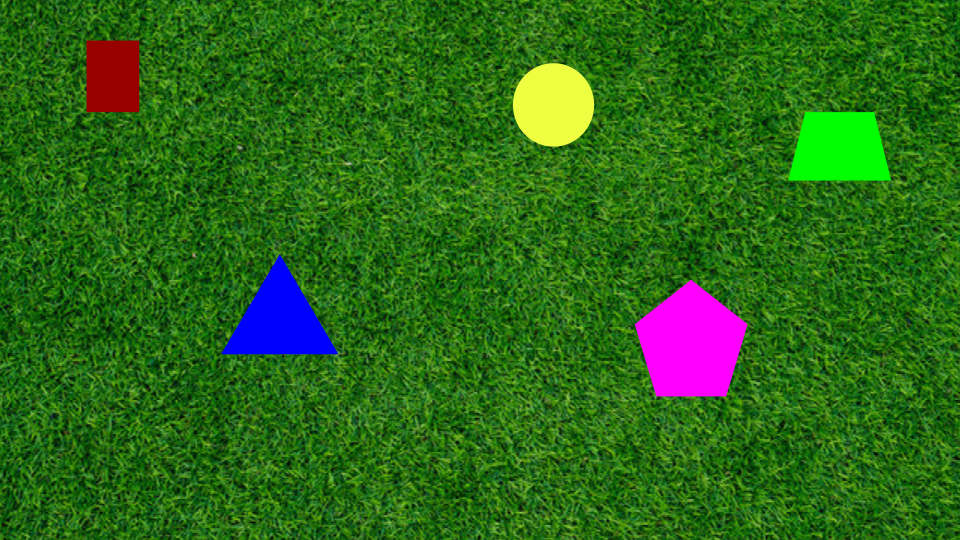
#> input picture Assets/Part_1.png, 960 x 540 px
$ python -i detection.py   (imports and definitions only)
#> lines starting #> are read from the running program, lines starting #| are printed output that depends on the picture; after the words box and inside, x2 and y2 are one past the last pixel; in counts of white or black regions, pixels touching at a corner belong together
#> further down, picture is the input picture: shape (540, 960, 3); mean B, G, R 24.5, 104.6, 44
"""ROS-independent Part 4 detection; pixel geometry assumes original video resolution."""
import cv2
import numpy as np

def detect_gray(frame):
    gray = cv2.cvtColor(frame, cv2.COLOR_BGR2GRAY)

    gray_blur = cv2.medianBlur(gray, 11)

    gray_float = gray.astype(np.float32)
    gray_blur_float = gray_blur.astype(np.float32)

    gray_detail = np.abs(gray_float - gray_blur_float)

    gray_texture = cv2.boxFilter(gray_detail, -1, (9, 9))
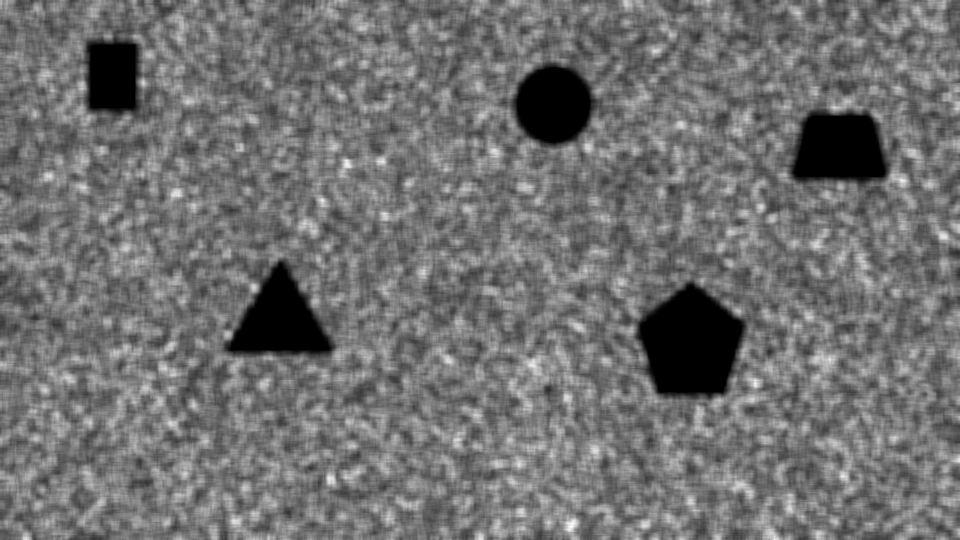
#> gray_texture: shape (540, 960) float32; min 0, max 33.51, mean 14.8; drawn with min black and max white

    gray_mask = (gray_texture < 3).astype(np.uint8) * 255
#> gray_mask: shape (540, 960); 4.9% white; 5 white regions, box (x1, y1, x2, y2) and area: (640, 284, 744, 395) 8007, (793, 114, 886, 180) 4949, (228, 263, 331, 353) 4889, (516, 67, 591, 144) 4430, (88, 43, 136, 111) 3000

    gray_mask = cv2.GaussianBlur(gray_mask, (11, 11), 3)
    _, gray_mask = cv2.threshold(
        gray_mask, 200, 255, cv2.THRESH_BINARY
    )
#> gray_mask: shape (540, 960); 4.3% white; 5 white regions, box (x1, y1, x2, y2) and area: (642, 287, 740, 392) 7283, (796, 117, 883, 178) 4354, (232, 267, 327, 350) 4229, (519, 69, 589, 141) 3926, (91, 45, 134, 108) 2531

    kernel = cv2.getStructuringElement(cv2.MORPH_ELLIPSE, (7, 7))
    gray_mask = cv2.dilate(gray_mask, kernel, iterations=1)
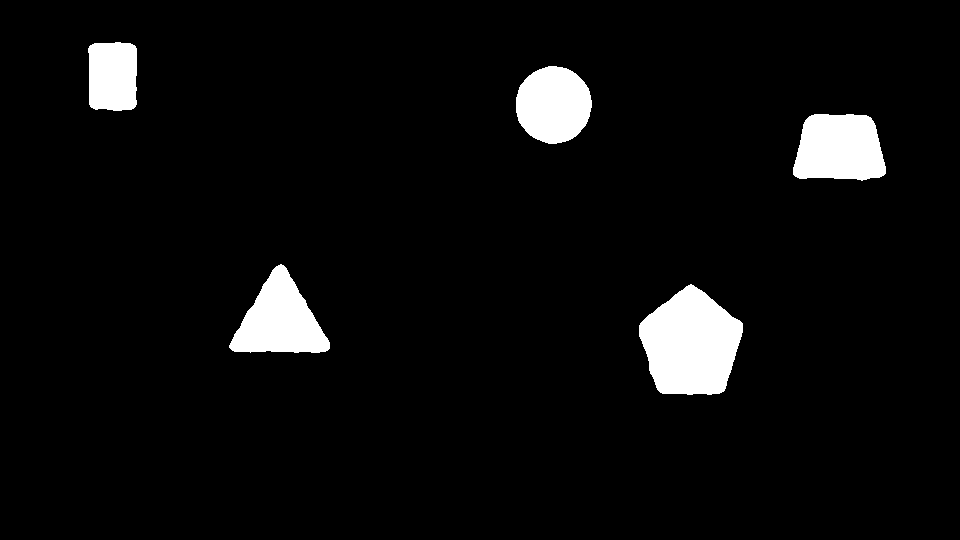
#> gray_mask: shape (540, 960); 5.1% white; 5 white regions

    contours, _ = cv2.findContours(
        gray_mask,
        cv2.RETR_EXTERNAL,
        cv2.CHAIN_APPROX_SIMPLE
    )
#> contours = 5 contours; box (x1, y1, x2, y2) and area: (639, 284, 743, 395) 8114, (793, 114, 886, 181) 5036, (229, 264, 330, 353) 4984, (516, 66, 592, 144) 4504, (88, 42, 137, 111) 3052

    gray_outline = np.zeros_like(gray_mask)
    gray_overlay = frame.copy()

    for contour in contours:
        if cv2.contourArea(contour) < 1044:
            continue

        cv2.drawContours(gray_outline, [contour], -1, 255, 2)
        cv2.drawContours(gray_overlay, [contour], -1, (0, 255, 0), 2)
#> this loop made 5 passes
#> gray_outline: shape (540, 960); 0.89% white; 5 white regions, box (x1, y1, x2, y2) and area: (638, 283, 744, 396) 1158, (228, 263, 331, 354) 1034, (792, 113, 887, 182) 907, (515, 65, 593, 145) 822, (87, 41, 138, 112) 687
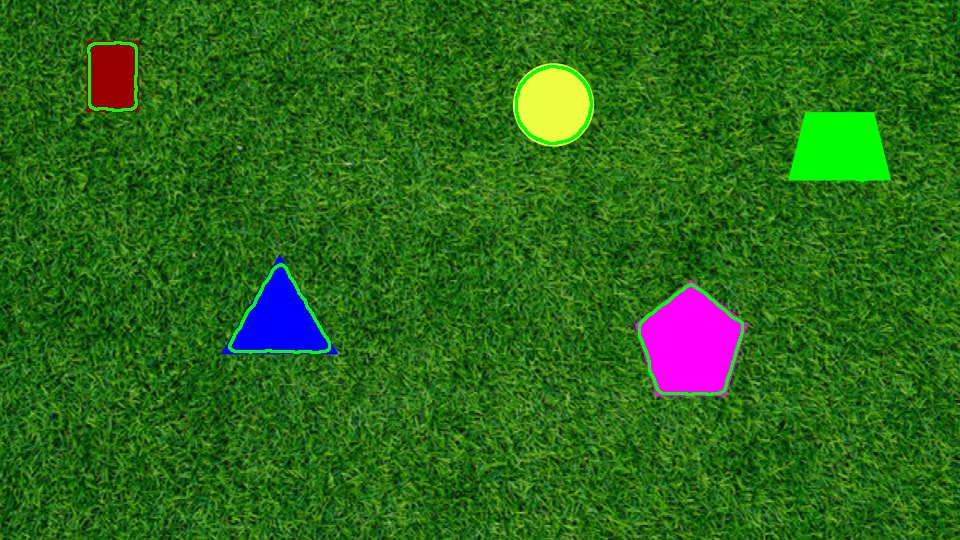
#> gray_overlay: shape (540, 960, 3); 0.72% of pixels changed, all inside (x1, y1, x2, y2) = (87, 41, 868, 396)

    return gray_outline, gray_overlay

def detect_colour(frame):
    colour = cv2.cvtColor(frame, cv2.COLOR_BGR2LAB)
#> colour: shape (540, 960, 3); mean of channels 0, 1, 2 102.3, 94.9, 164.4

    _, a, b = cv2.split(colour)
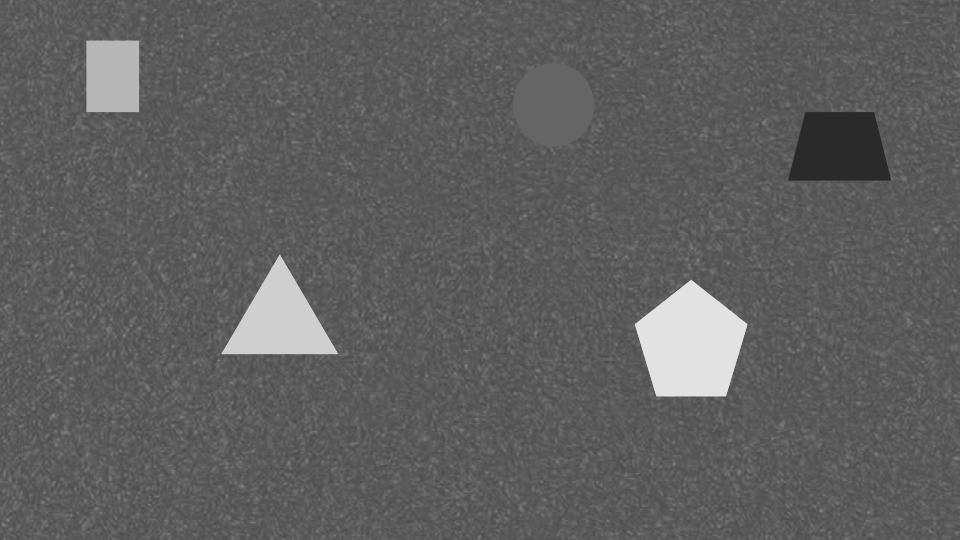
#> a: shape (540, 960); min 42, max 226, mean 94.9
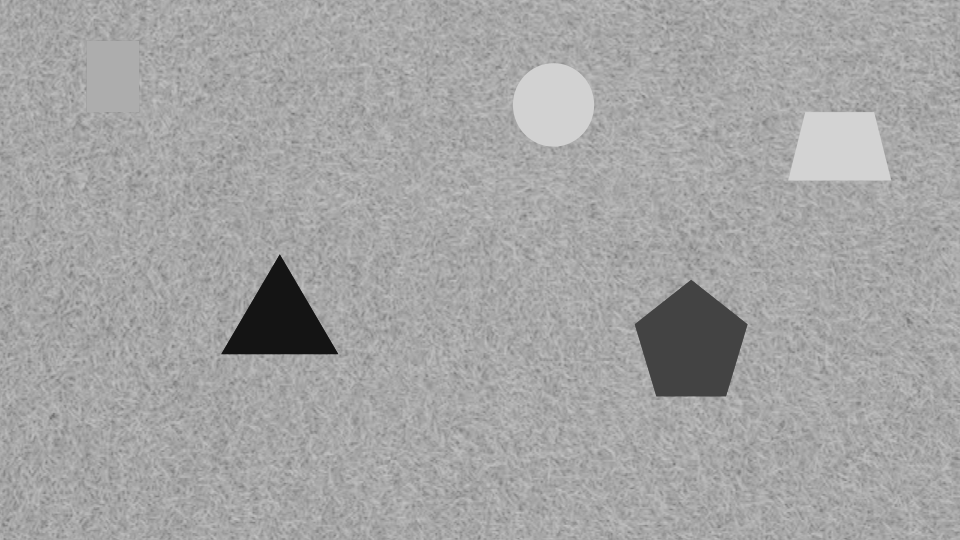
#> b: shape (540, 960); min 20, max 211, mean 164.4

    a = cv2.GaussianBlur(a, (5, 5), 2)
    b = cv2.GaussianBlur(b, (5, 5), 2)

    colour_outline = cv2.bitwise_or(
        cv2.Canny(a, 15, 60),
        cv2.Canny(b, 15, 60)
    )
#> colour_outline: shape (540, 960); 11.5% white in thin lines or dots

    kernel = np.ones((3, 3), dtype=np.uint8)
    colour_outline = cv2.dilate(colour_outline, kernel, iterations=1)
#> colour_outline: shape (540, 960); 35.7% white; 130 white regions, largest, box (x1, y1, x2, y2) and area: (0, 0, 496, 540) 58362, (478, 141, 823, 469) 22803, (348, 371, 621, 540) 14267

    colour_overlay = frame.copy()
    colour_overlay[colour_outline > 0] = (0, 255, 0)

    return colour_outline, colour_overlay


def analyze_frame(frame, fx=2564.3186869, fy=2569.70273111,
                  principal_x=0.0, principal_y=0.0,
                  depth_in=239.25346088310212):
    """Return per-frame detections and annotated BGR image.

    Assumes a fixed plane parallel to the image plane. No object tracking.
    Uses the challenge's zero principal point literally. No image resizing.
    """
    gray_edges = detect_gray(frame)[0]
    color_edges = detect_colour(frame)[0]
    edges = cv2.bitwise_or(gray_edges, color_edges)
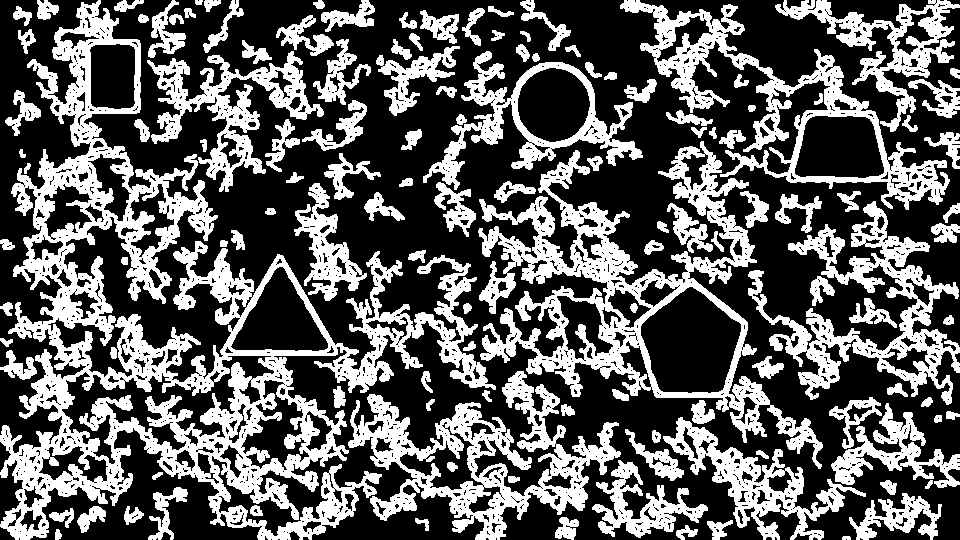
#> edges: shape (540, 960); 36.4% white; 130 white regions
    contours, _ = cv2.findContours(edges, cv2.RETR_EXTERNAL, cv2.CHAIN_APPROX_SIMPLE)
#> contours = 128 contours; largest, box (x1, y1, x2, y2) and area: (0, 0, 496, 540) 84048, (478, 141, 823, 469) 35196, (620, 0, 950, 210) 17104, (348, 371, 621, 540) 16923, (748, 201, 960, 405) 11954
    annotated = frame.copy()
    detections = []
    depth_m = depth_in * 0.0254
    for contour in contours:
        area = cv2.contourArea(contour)
        if area < 1044:
            continue
        moments = cv2.moments(contour)
        if moments['m00'] == 0:
            continue
        u = moments['m10'] / moments['m00']
        v = moments['m01'] / moments['m00']
        center = ((u-principal_x)*depth_m/fx,
                  (v-principal_y)*depth_m/fy, depth_m)
        detections.append(dict(center=center, centroid_px=(u,v),
                               outline_px=contour.reshape(-1,2), area_px2=area))
        cv2.drawContours(annotated, [contour], -1, (0,255,0), 2)
        cv2.circle(annotated, (round(u),round(v)), 5, (0,0,255), -1)
        label = f'X:{center[0]:.2f} Y:{center[1]:.2f} Z:{center[2]:.2f} m'
        (tw, _), _ = cv2.getTextSize(label, cv2.FONT_HERSHEY_SIMPLEX, 0.5, 1)
        pos = (max(0,min(round(u)+8,frame.shape[1]-tw-1)),
               max(20,min(round(v)-8,frame.shape[0]-5)))
        for color, thickness in [((0,0,0),3), ((255,255,255),1)]:
            cv2.putText(annotated,label,pos,cv2.FONT_HERSHEY_SIMPLEX,
                        0.5,color,thickness,cv2.LINE_AA)
#> this loop made 128 passes
#> area on passes 1, 2, 3, 4, 5, 6, 7, 8, 9, 10, 12, 13: 22, 45, 128, 224, 61, 316.5, 182, 179, 343.5, 90, 603.5, 28
#> (area, u, v, label, pos) on passes 11, 21, 25, 34: (1721.5, 898, 517.4, 'X:2.13 Y:1.22 Z:6.08 m', (770, 509)), (6544.5, 753.3, 480.7, 'X:1.79 Y:1.14 Z:6.08 m', (761, 473)), (3243.5, 892.1, 453, 'X:2.11 Y:1.07 Z:6.08 m', (770, 445)), (16923, 478.2, 460.3, 'X:1.13 Y:1.09 Z:6.08 m', (486, 452))
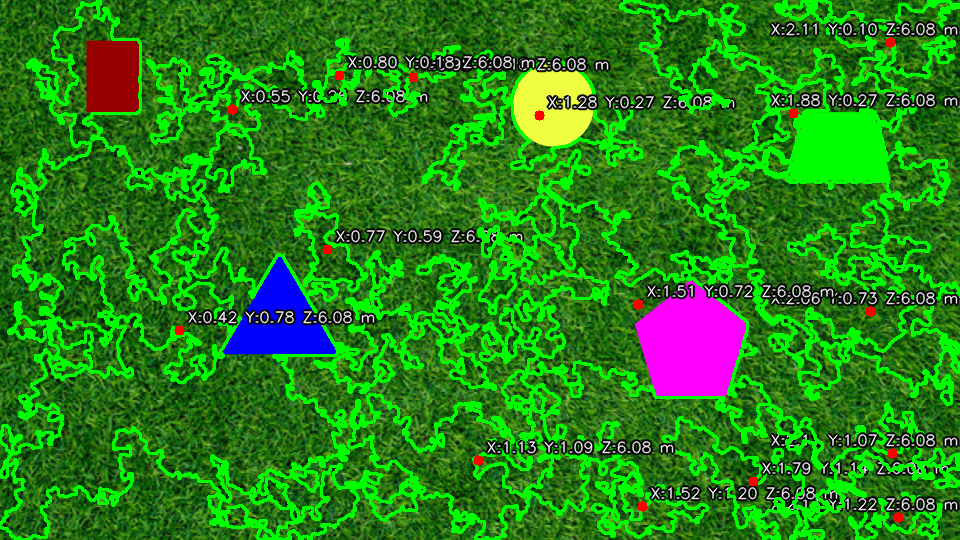
#> annotated: shape (540, 960, 3); mean B, G, R 22.8, 129.9, 37.7
#> after the loop, detections = 15 items
    return detections, annotated

>>> import cv2
>>> picture = cv2.imread('../../../../Assets/Part_1.png')
>>> result = analyze_frame(picture)
